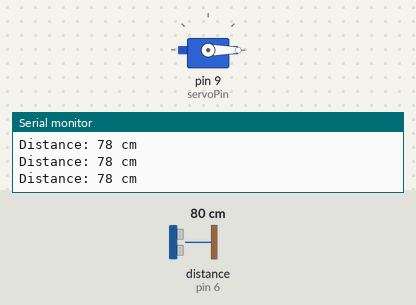
This sketch was run on a simulated Arduino Uno, built with avr-gcc and run on an emulated ATmega328P. Parts: servo, the last lines printed to the serial monitor. Wiring (inferred from the names in the program): ultrasonic range finder: trigger pin 7; echo pin 6. The test bench sets the inputs (shaded band); at power-on: distance to the obstacle (sensor on pin 6) 80 cm. The echo pulse lasts 58.3 µs per cm.

Above: at 1.3 s.
1.4 s: distance to the obstacle (sensor on pin 6) set to 55 cm
2.9 s: distance to the obstacle (sensor on pin 6) set to 47 cm
At 4.8 s:
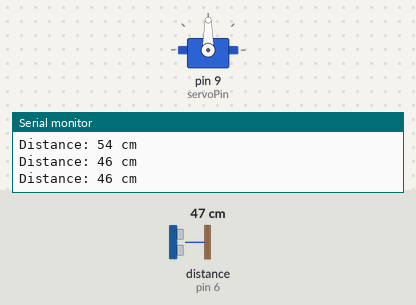
5.5 s: distance to the obstacle (sensor on pin 6) set to 60 cm
At 6.0 s:
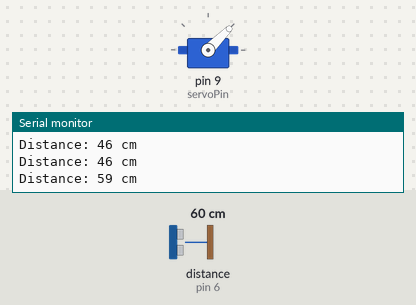
7.6 s: distance to the obstacle (sensor on pin 6) set to 2 cm
At 8.75 s:
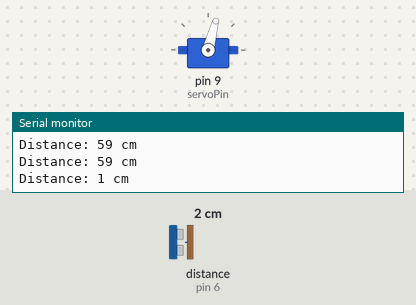
10.4 s: distance to the obstacle (sensor on pin 6) set to 120 cm
At 11.2 s:
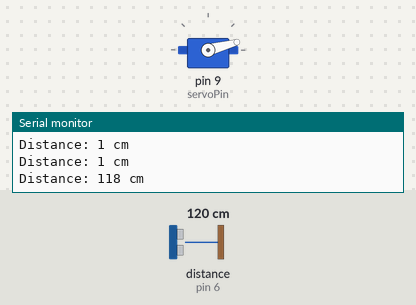
Timing chart, 0 to 13.4 s (numbered marks = the images above; inputs shaded):
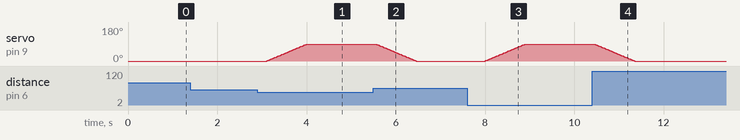

Measured:
- the behaviour switches between 52 and 51 cm on distance to the obstacle (sensor on pin 6) (found by bisection; images 0 and 1)
- after the input at 2.9 s, servo on pin 9 (servoPin): moves from 0° to 90° over 0.91 s, starting after 0.21 s
- after the input at 5.5 s, servo on pin 9 (servoPin): moves from 90° to 0° over 0.91 s, starting after 0.05 s
- after the input at 7.6 s, servo on pin 9 (servoPin): moves from 0° to 90° over 0.91 s, starting after 0.40 s
- after the input at 10.4 s, servo on pin 9 (servoPin): moves from 90° to 0° over 0.91 s, starting after 0.05 s

The sketch:

servo.ino
```cpp
#include <Servo.h>

const int trigPin = 7;
const int echoPin = 6;
const int servoPin = 9;
const int distanceThreshold = 50; // 100 cm
const int servoOpenPosition = 90; // Position to open the door
const int servoClosedPosition = 0; // Position to close the door
const int servoSpeed = 10; // Adjust speed of the servo (lower is slower)
const int initializationSpeed = 4; // Adjust speed for initialization

Servo myServo;

void setup() {
  Serial.begin(9600); // Start the Serial communication
  myServo.attach(servoPin); // Attach the servo on pin 9

  // Initialize the servo position to closed gradually
  for (int pos = 0; pos <= servoClosedPosition; pos++) {
    myServo.write(pos);
    delay(initializationSpeed);
  }

  pinMode(trigPin, OUTPUT); // Set the trigPin as an OUTPUT
  pinMode(echoPin, INPUT);  // Set the echoPin as an INPUT
}

void loop() {
  long duration;
  int distance;

  // Clear the trigPin
  digitalWrite(trigPin, LOW);
  delayMicroseconds(2);

  // Set the trigPin HIGH for 10 microseconds
  digitalWrite(trigPin, HIGH);
  delayMicroseconds(10);
  digitalWrite(trigPin, LOW);

  // Read the echoPin, return the sound wave travel time in microseconds
  duration = pulseIn(echoPin, HIGH);

  // Calculate the distance
  distance = duration * 0.034 / 2; // Speed of sound wave divided by 2 (round trip)

  // Print the distance on the Serial Monitor
  Serial.print("Distance: ");
  Serial.print(distance);
  Serial.println(" cm");

  if (distance <= distanceThreshold) {
    // If an object is within 100 cm, open the dustbin door (90 degrees)
    moveServo(servoOpenPosition);
  } else {
    // If no object is within 100 cm, close the dustbin door (0 degrees)
    moveServo(servoClosedPosition);
  }

  delay(500); // Wait for 500 milliseconds before the next loop
}

void moveServo(int targetPosition) {
  int currentPosition = myServo.read(); // Get the current position of the servo

  if (currentPosition < targetPosition) {
    for (int pos = currentPosition; pos <= targetPosition; pos++) {
      myServo.write(pos); // Move the servo to the current position
      delay(servoSpeed); // Adjust the speed of the servo
    }
  } else {
    for (int pos = currentPosition; pos >= targetPosition; pos--) {
      myServo.write(pos); // Move the servo to the current position
      delay(servoSpeed); // Adjust the speed of the servo
    }
  }
}
```
